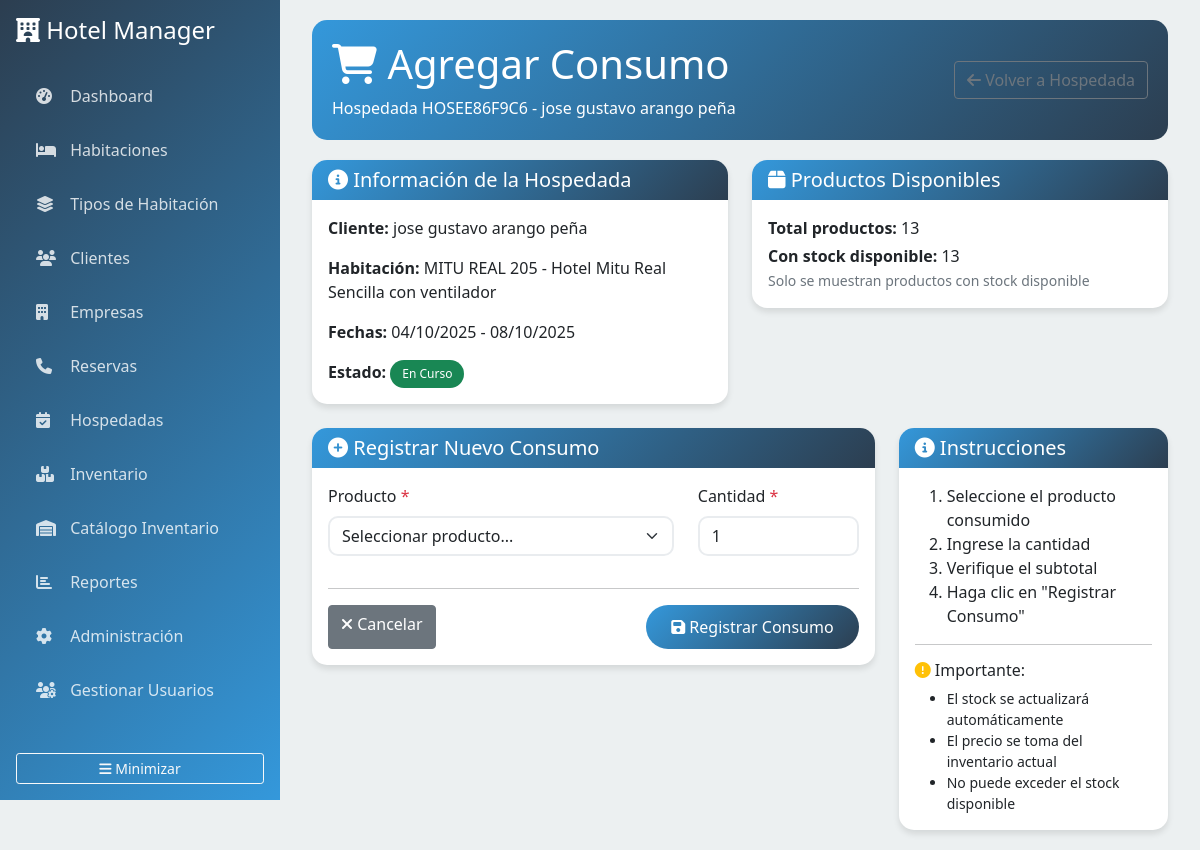
Page /hospedadas/9/agregar-consumo/ on the committed database.
### hotel/models.py (models this page shows, shortened)
class Hospedada(models.Model):
    ESTADOS = [
        ('pendiente', 'Pendiente'),
        ('confirmada', 'Confirmada'),
        ('en_curso', 'En Curso'),
        ('finalizada', 'Finalizada'),
        ('cancelada', 'Cancelada'),
    ]
    TIPOS_HOSPEDADA = [
        ('continua', 'Hospedada Continua'),
        ('por_rato', 'Hospedada Por Rato'),
    ]
    numero_hospedada = models.CharField(max_length=20, unique=True, verbose_name="Número de Hospedada")
    tipo_hospedada = models.CharField(max_length=20, choices=TIPOS_HOSPEDADA, default='continua', verbose_name="Tipo de Hospedada")
    cliente = models.ForeignKey(Cliente, on_delete=models.CASCADE, verbose_name="Cliente")
    empresa = models.ForeignKey(Empresa, on_delete=models.SET_NULL, null=True, blank=True, verbose_name="Empresa")
    habitacion = models.ForeignKey(Habitacion, on_delete=models.CASCADE, verbose_name="Habitación")
    fecha_entrada = models.DateField(verbose_name="Fecha de Entrada")
    fecha_salida = models.DateField(null=True, blank=True, verbose_name="Fecha de Salida")
    numero_huespedes = models.PositiveIntegerField(default=1, verbose_name="Número de Huéspedes")
    estado = models.CharField(max_length=20, choices=ESTADOS, default='pendiente', verbose_name="Estado")
    precio_total = models.DecimalField(
        max_digits=10,
        decimal_places=2,
        null=True,
        blank=True,
        verbose_name="Precio Total"
    )
    observaciones = models.TextField(blank=True, verbose_name="Observaciones")
    fecha_creacion = models.DateTimeField(auto_now_add=True, verbose_name="Fecha de Creación")
    usuario_creacion = models.ForeignKey(User, on_delete=models.SET_NULL, null=True, verbose_name="Usuario que Creó")
    tiene_deuda = models.BooleanField(default=False, verbose_name="Tiene Deuda")
    monto_deuda = models.DecimalField(
        max_digits=10,
        decimal_places=2,
        default=0,
        verbose_name="Monto de Deuda"
    )
    deudor = models.CharField(
        max_length=20,
        choices=[('cliente', 'Cliente'), ('empresa', 'Empresa')],
        blank=True,
        verbose_name="Deudor"
    )
    fecha_checkout = models.DateTimeField(null=True, blank=True, verbose_name="Fecha de Checkout")
    observaciones_deuda = models.TextField(blank=True, verbose_name="Observaciones de Deuda")
    class Meta:
        verbose_name = "Hospedada"
        verbose_name_plural = "Hospedadas"
        ordering = ['-fecha_creacion']

class Cliente(models.Model):
    TIPOS_DOCUMENTO = [
        ('cedula', 'Cédula'),
        ('pasaporte', 'Pasaporte'),
        ('tarjeta_identidad', 'Tarjeta de Identidad'),
    ]
    nombre = models.CharField(max_length=100, verbose_name="Nombre")
    apellido = models.CharField(max_length=100, verbose_name="Apellido")
    tipo_documento = models.CharField(max_length=20, choices=TIPOS_DOCUMENTO, verbose_name="Tipo de Documento")
    numero_documento = models.CharField(max_length=50, unique=True, verbose_name="Número de Documento")
    telefono = models.CharField(max_length=20, blank=True, verbose_name="Teléfono")
    email = models.EmailField(blank=True, verbose_name="Email")
    direccion = models.TextField(blank=True, verbose_name="Dirección")
    fecha_nacimiento = models.DateField(null=True, blank=True, verbose_name="Fecha de Nacimiento")
    empresa = models.ForeignKey(Empresa, on_delete=models.SET_NULL, null=True, blank=True, verbose_name="Empresa Asociada")
    fecha_registro = models.DateTimeField(auto_now_add=True, verbose_name="Fecha de Registro")
    class Meta:
        verbose_name = "Cliente"
        verbose_name_plural = "Clientes"
        ordering = ['apellido', 'nombre']
    @property
    def nombre_completo(self):
        return f"{self.nombre} {self.apellido}"

class Habitacion(models.Model):
    ESTADOS = [
        ('disponible', 'Disponible'),
        ('ocupada', 'Ocupada'),
        ('mantenimiento', 'En Mantenimiento'),
        ('limpieza', 'En Limpieza'),
    ]
    numero = models.CharField(max_length=10, unique=True, verbose_name="Número de Habitación")
    tipo = models.ForeignKey(TipoHabitacion, on_delete=models.CASCADE, verbose_name="Tipo")
    piso = models.PositiveIntegerField(verbose_name="Piso")
    estado = models.CharField(max_length=20, choices=ESTADOS, default='disponible', verbose_name="Estado")
    descripcion = models.TextField(blank=True, verbose_name="Descripción")
    class Meta:
        verbose_name = "Habitación"
        verbose_name_plural = "Habitaciones"
        ordering = ['numero']

class TipoHabitacion(models.Model):
    nombre = models.CharField(max_length=50, verbose_name="Tipo de Habitación")
    precio_por_noche = models.DecimalField(
        max_digits=10,
        decimal_places=2,
        validators=[MinValueValidator(Decimal('0.01'))],
        verbose_name="Precio por Noche"
    )
    descripcion = models.TextField(blank=True, verbose_name="Descripción")
    capacidad_personas = models.PositiveIntegerField(default=1, verbose_name="Capacidad de Personas")
    class Meta:
        verbose_name = "Tipo de Habitación"
        verbose_name_plural = "Tipos de Habitación"

### hotel/views.py (the view, shortened to what this page needs)
# urls.py: path('hospedadas/<int:hospedada_id>/agregar-consumo/', views.agregar_consumo, name='agregar_consumo'),
def agregar_consumo(request, hospedada_id):
    hospedada = get_object_or_404(Hospedada, id=hospedada_id)
    productos = Producto.objects.filter(activo=True, stock_actual__gt=0).order_by('codigo')
    try:
        related_reserva = getattr(hospedada, 'reserva_origen', None)
    except:
        related_reserva = None
    context = {
        'hospedada': hospedada,
        'productos': productos,
        'reserva': related_reserva,  # Safe reserva reference - will be None if no related reserva
    }
    return render(request, 'hotel/agregar_consumo.html', context)

### templates/hotel/agregar_consumo.html (shortened to what this page needs)
{% extends 'base.html' %}
{% block content %}
<div class="page-header d-flex justify-content-between align-items-center">
    <div>
        <h1><i class="fas fa-shopping-cart"></i> Agregar Consumo</h1>
        <p class="mb-0">Hospedada {{ hospedada.numero_hospedada }} - {{ hospedada.cliente.nombre_completo }}</p>
    </div>
    <div>
        <a href="{% url 'hotel:hospedada_detail' hospedada.id %}" class="btn btn-outline-secondary">
            <i class="fas fa-arrow-left"></i> Volver a Hospedada
        </a>
    </div>
</div>
<div class="row mb-4">
    <div class="col-md-6">
        <div class="card">
            <div class="card-header">
                <h5 class="mb-0"><i class="fas fa-info-circle"></i> Información de la Hospedada</h5>
            </div>
            <div class="card-body">
                <p><strong>Cliente:</strong> {{ hospedada.cliente.nombre_completo }}</p>
                <p><strong>Habitación:</strong> {{ hospedada.habitacion.numero }} - {{ hospedada.habitacion.tipo.nombre }}</p>
                <p><strong>Fechas:</strong> {{ hospedada.fecha_entrada|date:"d/m/Y" }} - {{ hospedada.fecha_salida|date:"d/m/Y" }}</p>
                <p class="mb-0"><strong>Estado:</strong>
                    <span class="badge
                        {% if hospedada.estado == 'pendiente' %}bg-warning
                        {% elif hospedada.estado == 'confirmada' %}bg-info
                        {% elif hospedada.estado == 'en_curso' %}bg-success
                        {% elif hospedada.estado == 'finalizada' %}bg-secondary
                        {% else %}bg-danger{% endif %}">
                        {{ hospedada.get_estado_display }}
                    </span>
                </p>
            </div>
        </div>
    </div>
    <div class="col-md-6">
        <div class="card">
            <div class="card-header">
                <h5 class="mb-0"><i class="fas fa-box"></i> Productos Disponibles</h5>
            </div>
            <div class="card-body">
                <p class="mb-1"><strong>Total productos:</strong> {{ productos.count }}</p>
                <p class="mb-0"><strong>Con stock disponible:</strong> {{ productos.count }}</p>
                <small class="text-muted">Solo se muestran productos con stock disponible</small>
            </div>
        </div>
    </div>
</div>
<div class="row">
    <div class="col-md-8">
        <div class="card">
            <div class="card-header">
                <h5 class="mb-0"><i class="fas fa-plus-circle"></i> Registrar Nuevo Consumo</h5>
            </div>
            <div class="card-body">
                <form method="post">
                    <div class="row">
                        <div class="col-md-8 mb-3">
                            <label for="producto_id" class="form-label">Producto <span class="text-danger">*</span></label>
                            <select name="producto_id" id="producto_id" class="form-select" required onchange="actualizarInfoProducto()">
                                <option value="">Seleccionar producto...</option>
                            </select>
                        </div>
                        <div class="col-md-4 mb-3">
                            <label for="cantidad" class="form-label">Cantidad <span class="text-danger">*</span></label>
                            <input type="number" name="cantidad" id="cantidad" class="form-control"
                                   min="1" value="1" required onchange="calcularSubtotal()">
                        </div>
                    </div>
                    <hr>
                    <div class="d-flex justify-content-between">
                        <a href="{% url 'hotel:hospedada_detail' hospedada.id %}" class="btn btn-secondary">
                            <i class="fas fa-times"></i> Cancelar
                        </a>
                        <button type="submit" class="btn btn-primary" id="btn-submit">
                            <i class="fas fa-save"></i> Registrar Consumo
                        </button>
                    </div>
                </form>
            </div>
        </div>
    </div>
    <div class="col-md-4">
        <div class="card">
            <div class="card-header">
                <h5 class="mb-0"><i class="fas fa-info-circle"></i> Instrucciones</h5>
            </div>
            <div class="card-body">
                <ol class="mb-0">
                    <li>Seleccione el producto consumido</li>
                    <li>Ingrese la cantidad</li>
                    <li>Verifique el subtotal</li>
                    <li>Haga clic en "Registrar Consumo"</li>
                </ol>
                <hr>
                <h6><i class="fas fa-exclamation-circle text-warning"></i> Importante:</h6>
                <ul class="small mb-0">
                    <li>El stock se actualizará automáticamente</li>
                    <li>El precio se toma del inventario actual</li>
                    <li>No puede exceder el stock disponible</li>
                </ul>
            </div>
        </div>
    </div>
</div>
{% endblock %}

### templates/base.html (style rules this page uses)
:root { --primary-color: #2c3e50; --secondary-color: #3498db; --success-color: #27ae60; --warning-color: #f39c12; --danger-color: #e74c3c; --light-bg: #ecf0f1; }
body { background-color: var(--light-bg); font-family: 'Segoe UI', Tahoma, Geneva, Verdana, sans-serif; }
.card { border: none; border-radius: 15px; box-shadow: 0 4px 6px rgba(0, 0, 0, 0.1); transition: transform 0.3s ease; }
.card-header { background: linear-gradient(135deg, var(--secondary-color), var(--primary-color)); color: white; border-radius: 15px 15px 0 0 !important; border: none; }
.btn-primary { background: linear-gradient(135deg, var(--secondary-color), var(--primary-color)); border: none; border-radius: 25px; padding: 10px 25px; transition: all 0.3s ease; }
.badge { padding: 8px 12px; border-radius: 20px; font-weight: 500; }
.form-control, .form-select { border-radius: 10px; border: 2px solid #e9ecef; transition: all 0.3s ease; }
.page-header { background: linear-gradient(135deg, var(--secondary-color), var(--primary-color)); color: white; padding: 20px; border-radius: 15px; margin-bottom: 20px; }

### rows in the picture
Hospedada: numero_hospedada "HOSEE86F9C6", cliente.nombre_completo "jose gustavo arango peña", habitacion.numero "MITU REAL 205", habitacion.tipo.nombre "Hotel Mitu Real Sencilla con ventilador", fecha_entrada "04/10/2025", fecha_salida "08/10/2025", estado "En Curso"

### other values in the picture
{{ productos.count }} "13"
